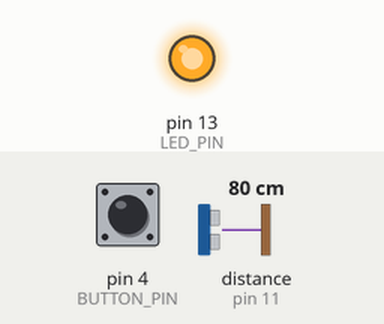
Recording of a sketch running on a simulated Arduino Uno, built with avr-gcc and run on an emulated ATmega328P. On the bench: output pins drawn as LEDs (lit = HIGH). Inputs (shaded band) come from the test bench; at power-on: pin 4 (BUTTON_PIN) HIGH, distance to the obstacle (sensor on pin 11) 80 cm. The echo pulse lasts 58.3 µs per cm; what the sketch prints to the serial monitor is not drawn.

Above: at 0.3 s.
Timing chart, 0 to 1.8 s (numbered marks = the images above):
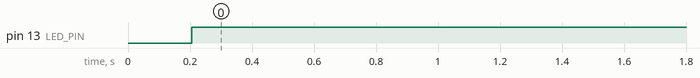

The sketch:

ParkingAssistant.ino
```cpp
#include <NewPing.h>
#include <EEPROM.h>

#define TRIGGER_PIN  12
#define ECHO_PIN     11
#define MAX_DISTANCE 300
#define LED_PIN 13
#define BUTTON_PIN 4

const int STARTING_DISTANCE = 130;
const int STOPPING_DISTANCE = 50;

NewPing sonar(TRIGGER_PIN, ECHO_PIN, MAX_DISTANCE);

void setup() {
  Serial.begin(115200);
  pinMode( LED_PIN, OUTPUT );
  pinMode( BUTTON_PIN, INPUT_PULLUP );

  digitalWrite( LED_PIN, LOW );

  Serial.print( "The last read was: " );
  Serial.print( EEPROM.read( 0 ) );
  Serial.println( "cm." );

}

void loop() {

  delay(200);
  int uS = sonar.ping();
  float distance = uS / US_ROUNDTRIP_CM;
  Serial.print("Ping: ");
  Serial.print( distance );
  Serial.println("cm");

  if ( !digitalRead(BUTTON_PIN) )
  {
    EEPROM.write(0,distance);
  }

  if ( distance <= STARTING_DISTANCE && distance > STOPPING_DISTANCE )
  {
    digitalWrite(LED_PIN, HIGH);
  } else {
    digitalWrite(LED_PIN, LOW);
  }


}
```

Measured:
- by itself, pin 13 (LED_PIN): LOW → HIGH at 0.21 s
